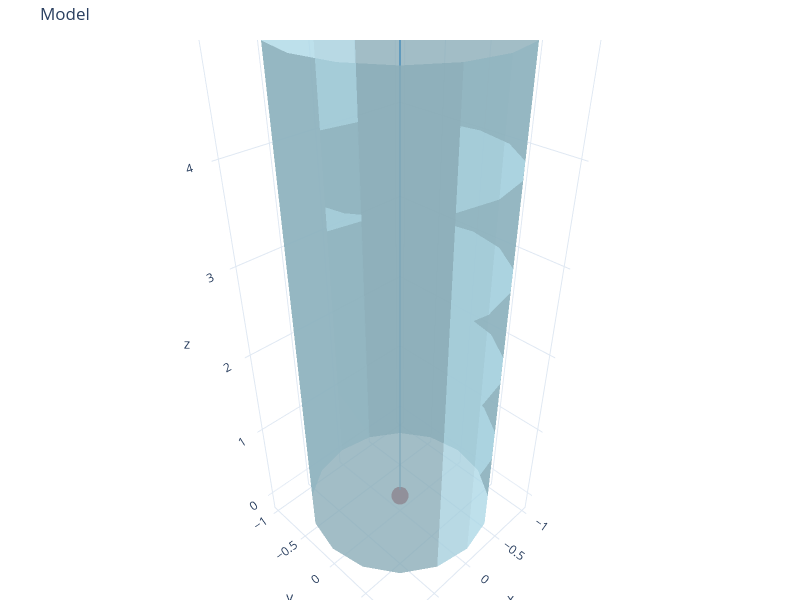

The code cell stored with this chart in its notebook:
### Code cell
swc_spine_model_um = SWCModel.from_swc_file(swc_spine_um_filepath)
neckpt_pointset_um = PointSet.from_txt_file(neckpt_um_filepath)
plot_model(swc_model=swc_spine_model_um, point_set=neckpt_pointset_um, point_size=0.1)
